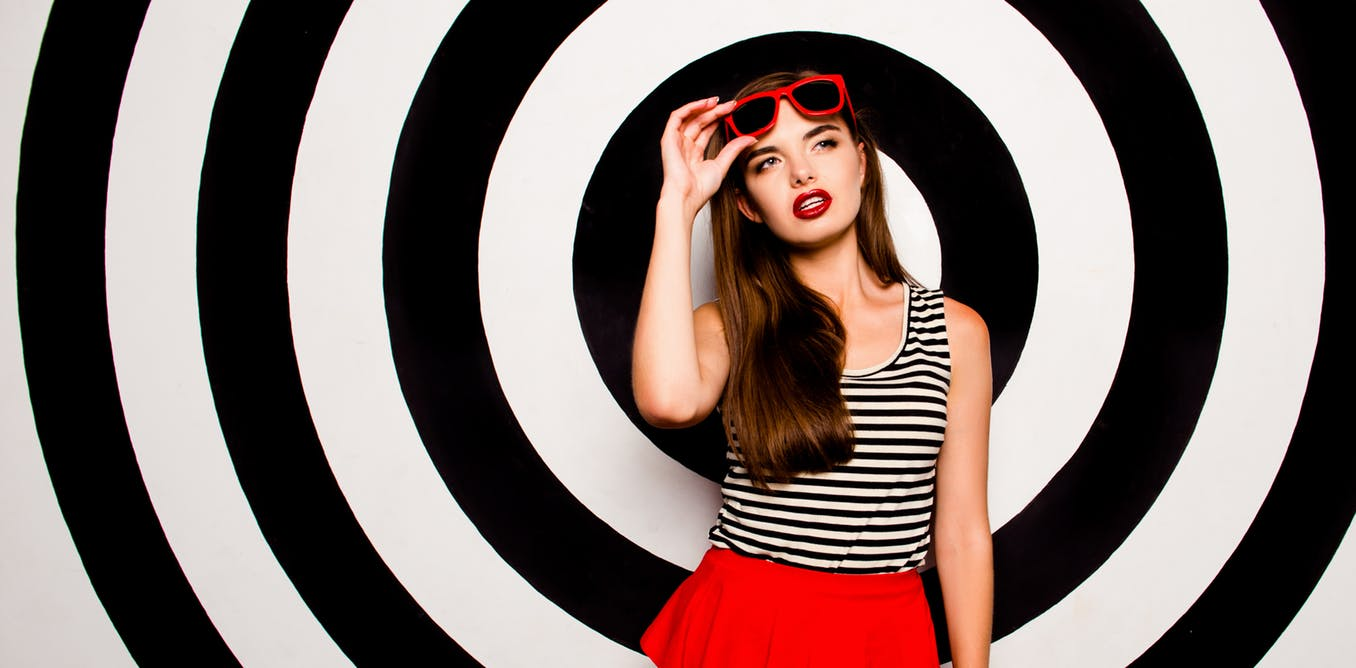
#> input picture images/1.jpg, 1356 x 668 px
$ jupyter execute --allow-errors image-processing.ipynb   (shell and % lines are left out)   (older library calls are emulated)
#> lines starting #> are read from the running program, lines starting #| are printed output that depends on the picture
[cell 1]
from PIL import Image

[cell 2]
import colorgram

[cell 3]
image = Image.open("images/1.jpg")
#> image is the input picture: PIL image 1356x668 RGB; mean R, G, B 128, 111.7, 107.9

#> (a cell that did not finish here is left out)

#> (a cell that did not finish here is left out)

[cell 6]
colors_features = []
#> (the rest of this cell did not finish here and is left out)

[cell 7]
print (colors_features)

[cell 8]
import cv2
import numpy as np

[cell 9]
src = cv2.imread("images/1.jpg")
target_size = (64,64)

dst = cv2.resize(src, target_size)
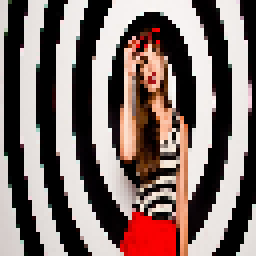
#> dst: shape (64, 64, 3) (shown 4 times larger); mean B, G, R 106.3, 110.2, 126.9

[cell 10]
dst.shape
#> Out = (64, 64, 3)

[cell 11]
dst = dst.reshape(dst.shape[0] * dst.shape[1] * dst.shape[2])
#> dst = 12288 values, max 255 at index 2399, min 0 at index 9, mean 114.5

[cell 12]
len(dst)
#> Out = 12288

[cell 13]
from scipy import ndimage as ndi
from skimage import feature

#> (a cell that did not finish here is left out)

[cell 15]
from skimage import data, io
from matplotlib import pyplot as plt

#> (a cell that did not finish here is left out)

[cell 17]
from skimage import measure
from skimage import color
#> (the rest of this cell did not finish here and is left out)

[cell 18]
import matplotlib.pyplot as plt
#> (the rest of this cell did not finish here and is left out)

#> (a cell that did not finish here is left out)

[cell 20]
from skimage.draw import ellipse
from skimage.measure import find_contours, approximate_polygon, subdivide_polygon

#> (the rest of this cell did not finish here and is left out)

[cell 21]
import keras

[cell 22]
# import the necessary packages
from keras.preprocessing import image as image_utils
from keras.applications.imagenet_utils import decode_predictions
from keras.applications.imagenet_utils import preprocess_input
from keras.applications import VGG16
import numpy as np
import argparse
import cv2

# # construct the argument parser and parse the arguments
# ap = argparse.ArgumentParser()
# ap.add_argument("-i", "--image", required=True,
# help="path to the input image")
# args = vars(ap.parse_args())

# # load the original image via OpenCV so we can draw on it and display
# # it to our screen later
orig = cv2.imread('images/cat.jpg')
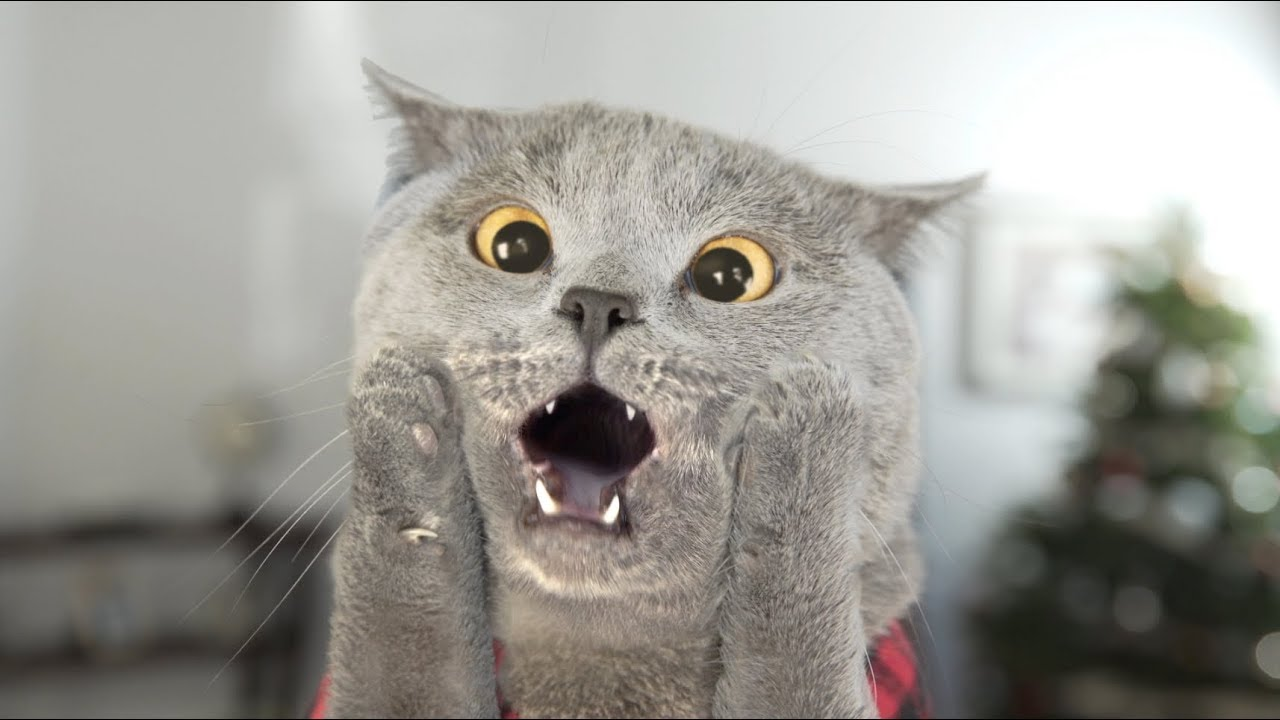
#> input picture images/cat.jpg, 1280 x 720 px
#> orig is the input picture: shape (720, 1280, 3); mean B, G, R 149.2, 155.4, 157.4
